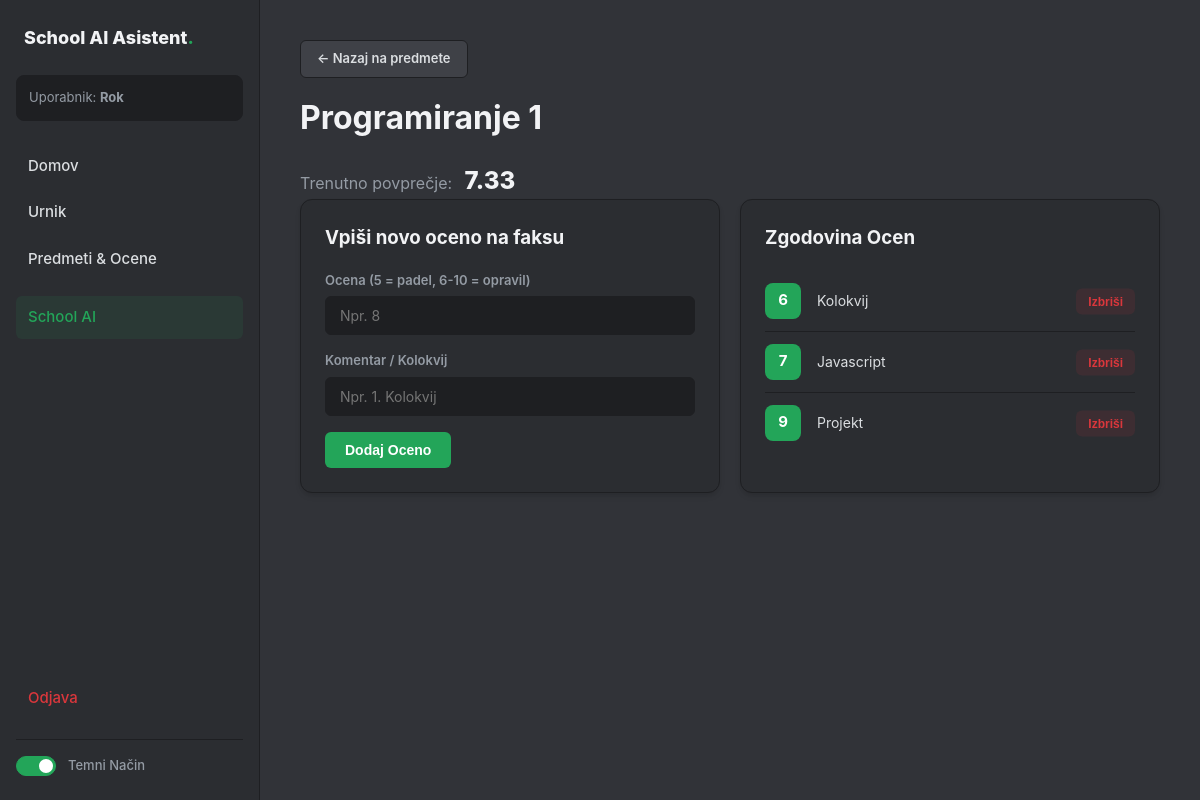
Page /predmet/12 (signed in) on the committed database.
### tables this page shows
CREATE TABLE predmeti (
            id INTEGER PRIMARY KEY AUTOINCREMENT,
            user_id INTEGER NOT NULL,
            ime TEXT NOT NULL,
            FOREIGN KEY (user_id) REFERENCES uporabniki (id)
        );

CREATE TABLE ocene (
            id INTEGER PRIMARY KEY AUTOINCREMENT,
            predmet_id INTEGER NOT NULL,
            vrednost INTEGER NOT NULL,
            komentar TEXT,
            FOREIGN KEY (predmet_id) REFERENCES predmeti (id) ON DELETE CASCADE
        );

### app.py (the view)
@app.route('/predmet/<int:predmet_id>', methods=['GET', 'POST'])
def predmet_detail(predmet_id):
    if 'user_id' not in session: return redirect(url_for('prijava'))
    conn = get_db_connection()
    predmet = conn.execute('SELECT * FROM predmeti WHERE id = ? AND user_id = ?', (predmet_id, session['user_id'])).fetchone()
    if not predmet: return redirect(url_for('predmeti'))
    if request.method == 'POST':
        conn.execute('INSERT INTO ocene (predmet_id, vrednost, komentar) VALUES (?, ?, ?)', (predmet_id, int(request.form['vrednost']), request.form.get('komentar', '')))
        conn.commit()
        return redirect(url_for('predmet_detail', predmet_id=predmet_id))
    ocene = conn.execute('SELECT * FROM ocene WHERE predmet_id = ?', (predmet_id,)).fetchall()
    povprecje = conn.execute('SELECT AVG(vrednost) as avg FROM ocene WHERE predmet_id = ?', (predmet_id,)).fetchone()['avg']
    conn.close()
    return render_template('predmet_detail.html', predmet=predmet, ocene=ocene, povprecje=povprecje)

### app.py (called while the page is built)
def get_db_connection():
    conn = sqlite3.connect('database.db')
    conn.row_factory = sqlite3.Row
    return conn

### templates/predmet_detail.html
{% extends 'base.html' %}
{% block content %}
<div class="detail-header">
    <a href="/predmeti" class="btn-secondary" style="margin-bottom: 16px;">← Nazaj na predmete</a>
    <h1>{{ predmet.ime }}</h1>
    <div class="big-average">
        Trenutno povprečje: <strong>{{ "%.2f"|format(povprecje) if povprecje else 'Brez ocen' }}</strong>
    </div>
</div>
<div class="dashboard-grid">
    <div class="card">
        <h3>Vpiši novo oceno na faksu</h3>
        <form method="POST" class="grade-form">
            <div class="form-group">
                <label>Ocena (5 = padel, 6-10 = opravil)</label>
                <input type="number" name="vrednost" min="5" max="10" required placeholder="Npr. 8">
            </div>
            <div class="form-group">
                <label>Komentar / Kolokvij</label>
                <input type="text" name="komentar" placeholder="Npr. 1. Kolokvij">
            </div>
            <button type="submit" class="btn-primary">Dodaj Oceno</button>
        </form>
    </div>
    <div class="card">
        <h3>Zgodovina Ocen</h3>
        <ul class="grades-list">
            {% for ocena in ocene %}
            <li class="grade-item" style="position: relative;">
                <span class="grade-val val-{{ ocena.vrednost }}">{{ ocena.vrednost }}</span>
                <span class="grade-desc">{{ ocena.komentar if ocena.komentar else 'Brez opisa' }}</span>
                <form method="POST" action="/izbrisi-oceno/{{ ocena.id }}/{{ predmet.id }}" style="position: absolute; right: 0; top: 50%; transform: translateY(-50%);">
                    <button type="submit" class="btn-danger" style="padding: 6px 12px; font-size: 12px;">Izbriši</button>
                </form>
            </li>
            {% else %}
            <li class="grade-item">
                <span class="grade-desc">Za ta predmet še ni vpisane nobene ocene.</span>
            </li>
            {% endfor %}
        </ul>
    </div>
</div>
{% endblock %}

### static/style.css (style rules this page uses)
.dark-theme { --bg-base: #1e1f22; --bg-sidebar: #2b2d31; --bg-main: #313338; --bg-card: #2b2d31; --bg-hover: #3f4147; --text-heading: #f2f3f5; --text-normal: #dbdee1; --text-muted: #949ba4; --accent: #23a559; --accent-hover: #1da251; --border: #1e1f22; --danger: #da373c; --danger-bg: rgba(218, 55, 60, 0.1); --shadow-subtle: 0 4px 6px -1px rgba(0, 0, 0, 0.1), 0 2px 4px -1px rgba(0, 0, 0, 0.06); }
body { font-family: 'Inter', system-ui, -apple-system, sans-serif; background-color: var(--bg-base); color: var(--text-normal); margin: 0; padding: 0; line-height: 1.5; height: 100vh; overflow: hidden; transition: background-color 0.3s ease, color 0.3s ease; }
h1, h2, h3, h4 { color: var(--text-heading); margin-top: 0; font-weight: 700; }
.dashboard-grid { display: grid; grid-template-columns: repeat(auto-fill, minmax(350px, 1fr)); gap: 20px; }
.card { background-color: var(--bg-card); border: 1px solid var(--border); border-radius: 12px; padding: 24px; box-shadow: var(--shadow-subtle); transition: box-shadow 0.2s, border-color 0.2s; }
input, select, textarea { background-color: var(--bg-base); color: var(--text-normal); border: 1px solid var(--border); padding: 10px 14px; border-radius: 6px; font-size: 14px; outline: none; box-sizing: border-box; transition: border-color 0.2s; font-family: inherit; }
.form-group { margin-bottom: 16px; display: flex; flex-direction: column; gap: 6px; }
.form-group label { font-size: 13px; font-weight: 600; color: var(--text-muted); }
.btn-primary { background-color: var(--accent); color: white; border: none; padding: 10px 20px; border-radius: 6px; cursor: pointer; font-weight: 600; font-size: 14px; transition: background-color 0.2s; }
.btn-danger { background-color: var(--danger-bg); color: var(--danger); border: none; padding: 8px 16px; border-radius: 6px; font-weight: 600; font-size: 13px; cursor: pointer; }
.big-average { font-size: 16px; color: var(--text-muted); }
.big-average strong { color: var(--text-heading); font-size: 24px; font-weight: 800; margin-left: 8px; }
.grades-list { list-style: none; padding: 0; margin: 0; }
.grade-item { display: flex; align-items: center; gap: 16px; padding: 12px 0; border-bottom: 1px solid var(--border); }
.grade-item:last-child { border-bottom: none; }
.grade-val { width: 36px; height: 36px; border-radius: 8px; display: flex; align-items: center; justify-content: center; font-weight: 700; font-size: 15px; }
.val-10, .val-9, .val-8, .val-7, .val-6 { background-color: var(--accent); color: white; }
.grade-desc { flex: 1; font-size: 14px; color: var(--text-normal); }
.btn-secondary { background-color: var(--bg-hover); color: var(--text-normal); border: 1px solid var(--border); padding: 8px 16px; border-radius: 6px; cursor: pointer; font-weight: 600; font-size: 13px; transition: all 0.2s; text-decoration: none; display: inline-flex; align-items: center; justify-content: center; }

### rows in the picture
predmeti: ime "Programiranje 1"
ocene: vrednost "6", komentar "Kolokvij"
ocene: vrednost "7", komentar "Javascript"
ocene: vrednost "9", komentar "Projekt"

### other values in the picture
{{ session.get('username') }} "Rok"
{{ "%.2f"|format(povprecje) if povprecje else 'Brez ocen' }} "7.33"
